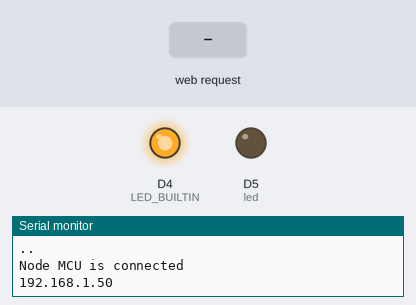
Simulated run of this sketch. Board: ESP8266 (NodeMCU). Parts: output pins drawn as LEDs (lit = HIGH, except the on-board LED, lit = LOW), the last lines printed to the serial monitor. The inputs (shaded band) are chosen by the test bench. WiFi joins after 1.5 s; servers stay silent unless stated.

Above: at 3.2 s.
3.3 s: HTTP request GET /led1on received
At 3.8 s:
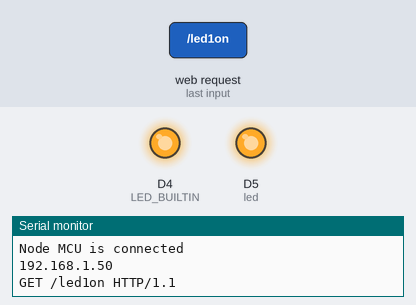
4.8 s: HTTP request GET /led2off received
At 6.0 s:
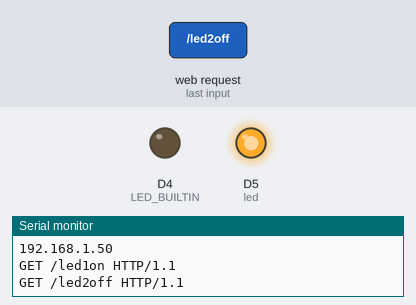
6.3 s: HTTP request GET /led1off received
At 7.3 s:
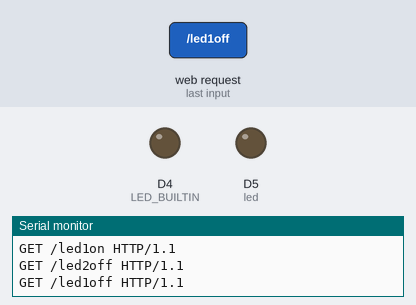
7.8 s: HTTP request GET /led2on received
At 8.4 s:
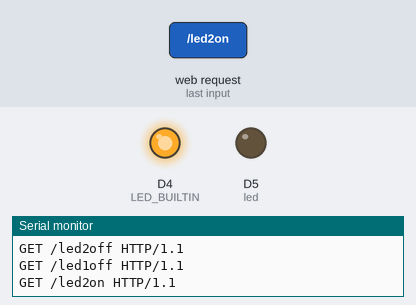
Timing chart, 0 to 10.3 s (numbered marks = the images above; inputs shaded):
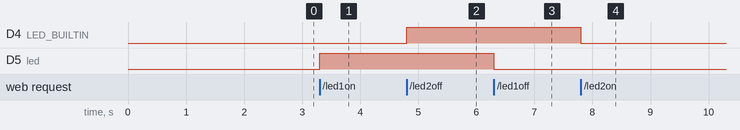

Measured:
- after the input at 3.3 s, D5 (led): LOW → HIGH at once
- after the input at 4.8 s, D4 (LED_BUILTIN): LOW → HIGH at once
- after the input at 6.3 s, D5 (led): HIGH → LOW at once
- after the input at 7.8 s, D4 (LED_BUILTIN): HIGH → LOW at once

The sketch:

Home_Automation_using_node_mcu_through_webpage.ino
```cpp
/*
 * Program for Home Automation Project
 * Controll Apliances through Webpage
 */
 #include<ESP8266WiFi.h>
 const char* ssid = "Honor 9 Lite";
 const char* password = "abhishek11";
 WiFiClient client;
 WiFiServer server(80);
 #define led D5
void setup()
{
  // put your setup code here, to run once:
  pinMode(led,OUTPUT);
  pinMode(LED_BUILTIN,OUTPUT);
  Serial.begin(9600);
  WiFi.begin(ssid,password);
  while(WiFi.status() != WL_CONNECTED)
  {
    Serial.println("..");
    delay(2000);
  }
  Serial.println();
  Serial.println("Node MCU is connected");
  Serial.println(WiFi.localIP());
  server.begin();
}
void loop()
{
  // put your main code here, to run repeatedly:
  client = server.available();
  if(client == 1)
  {
    String request = client.readStringUntil('\n');
    Serial.println(request);
    request.trim();
    if(request == "GET /led1on HTTP/1.1")
    {
      digitalWrite(led,HIGH);
    }
    if(request == "GET /led1off HTTP/1.1")
    {
      digitalWrite(led,LOW);
    }
    if(request == "GET /led2on HTTP/1.1")
    {
      digitalWrite(LED_BUILTIN,LOW);
    }
    if(request == "GET /led2off HTTP/1.1")
    {
      digitalWrite(LED_BUILTIN,HIGH);
    }
  }
  client.println("HTTP/1.1 200 OK");
  client.println("Context-Type: text/html");
  client.println("");
  client.println("<!DOCTYPE html>");
  client.println("<html>");
  client.println("<head>");
  client.println("<title>ESP Server</title>");
  client.println("</head>");
  client.println("<body>");
  client.println("<h1>Home Automation</h1>");
  client.println("<h2>Control the Appliances</h2>");
  client.println("<br>");
  client.println("<a href=\"/led1on\"\"><button>Light 1 ON</button></a>");
  client.println("<a href=\"/led1off\"\"><button>Light 1 OFF</button></a><br/>");
  client.println("<br>");
  client.println("<a href=\"/led2on\"\"><button>Light 2 ON</button></a>");
  client.println("<a href=\"/led2off\"\"><button>Light 2 OFF</button></a><br/>");
  client.println("</body>");
  client.println("</body>");
}
```
